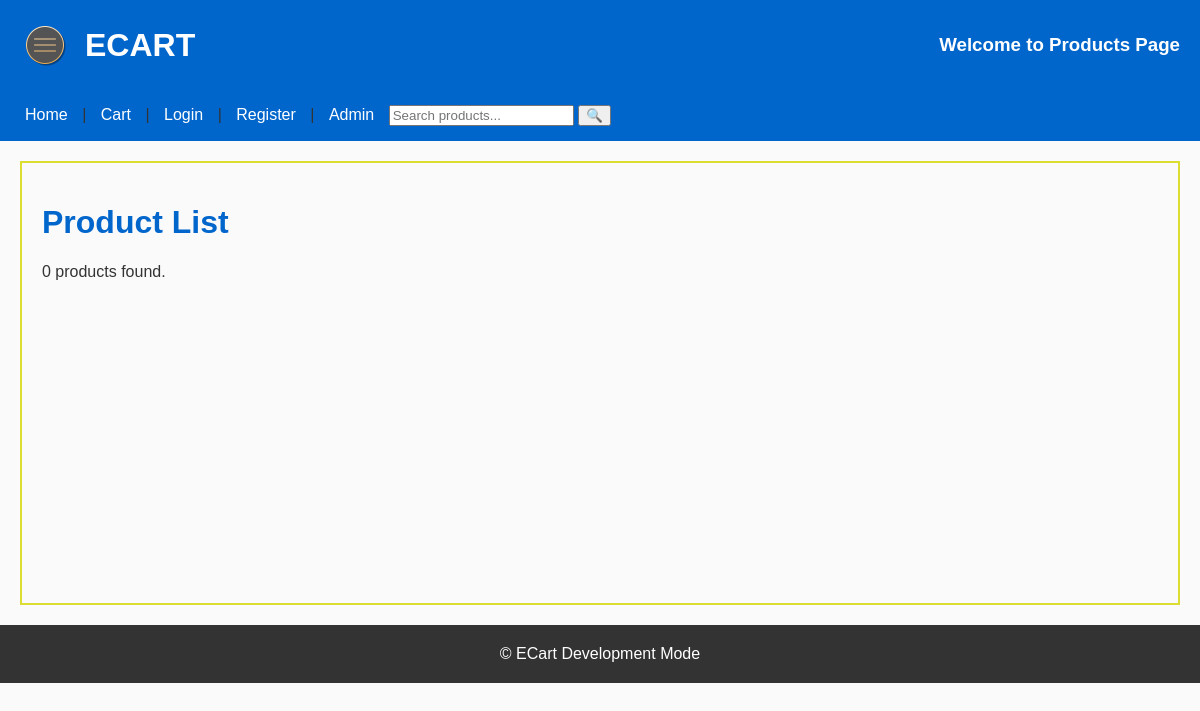
The page /products/products_list/ on the database as committed earlier.
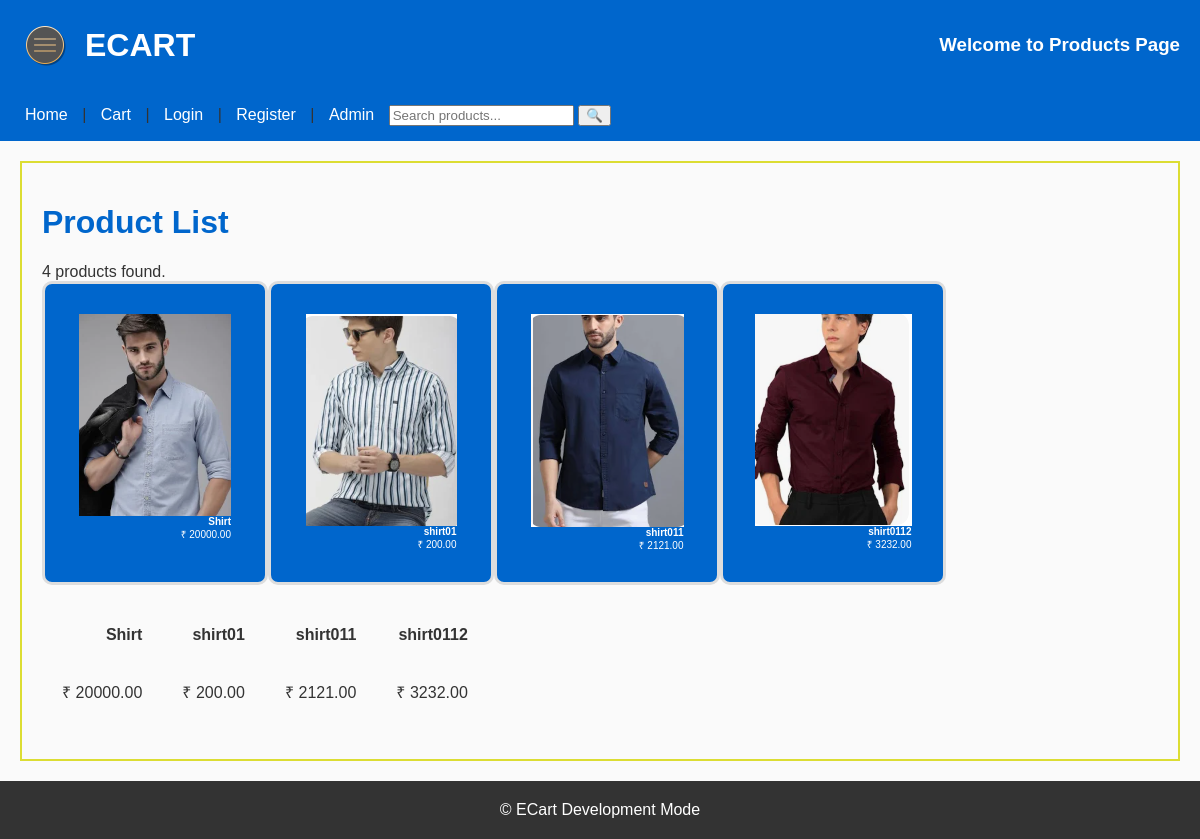
The same page on the database as committed later.
### products/models.py (models this page shows, shortened)
class ProductAll(models.Model):
    product_name = models.CharField(max_length=100)
    product_price = models.DecimalField(max_digits=10, decimal_places=2)
    stock = models.PositiveIntegerField(default=0)
    description = models.TextField(blank=True)
    image = models.ImageField(upload_to='products/', blank=True, null=True)
    image_url = models.URLField(max_length=500, blank=True, null=True)  # For external URLs
    is_active = models.BooleanField(default=True)
    def get_image_url(self):
        if self.image:
            return self.image.url
        elif self.image_url:
            return self.image_url
        return None

### products/views.py (the view)
# urls.py: path('products_list/', views.show_products, name='products_list'),
def show_products(request):
    productall_list= ProductAll.objects.filter(is_active=True)
    print(productall_list.count())
    return render(request, 'products/index.html', {'productlist': productall_list})

### products/templates/products/index.html
{% extends "base.html" %}
{% load static %}
    {% block extra_css %}
    <link rel="stylesheet" href="{% static 'ecart/css/style.css' %}" />
    {% endblock %}
{% block headertitle %} Products
{% endblock %}
{% block content %}
<h1>Product List</h1>
{{ productlist.count }} products found.
<div class="new" style="display: flex; flex-direction: row;">
{% for product in productlist %}
<div class="card-home" >
    <div class="card-details">
        <img src="{{ product.get_image_url }}" alt="">
        <h4>{{ product.product_name }}</h4>
        <p>₹ {{ product.product_price }}</p>
    </div>
    </div>
{% endfor %}
</div>
<div class="new" style="display: flex; flex-direction: row;">
{% for product1 in productlist %}
    <div class="card-details">
        <h4>{{ product1.product_name }}</h4>
        <p>₹ {{ product1.product_price }}</p>
    </div>
{% endfor %}
</div>
{% endblock %}

### templates/base.html (shortened to what this page needs)
{% load static %}
<!DOCTYPE html>
<html lang="en">
  <head>
    <link rel="stylesheet" href="{% static 'css/base.css' %}" />
    {% block extra_css %}{% endblock %}
  </head>
  <body>
    <div class="header">
     <div class="left-title">
      <img class="logo-img" src="{% static 'images/logo.png' %}" alt="ECart Logo">
      <h1>ECART</h1>
     </div>
      <h3>Welcome to {% block headertitle %}{% endblock %} Page</h3>
    </div>
    <nav>
      <a href="{% url 'ecart:home' %}">Home</a> |
      <a href="{% url 'ecart:view_cart' %}">Cart</a> |
      {% if user.is_authenticated %} <a href="{% url 'ecart:profile' %}">Profile</a> |
      <a href="{% url 'ecart:logout' %}" style="color: #ffcccc">Logout</a>
      {% else %}
      <a href="{% url 'ecart:login' %}">Login</a> |
      <a href="{% url 'ecart:register' %}">Register</a>
      {% endif %} | <a href="/admin/">Admin</a>
      <form
        action="{% url 'ecart:search' %}"
        method="get"
        style="display: inline"
      >
        <input type="text" name="q" placeholder="Search products..." required />
        <button type="submit">🔍</button>
      </form>
    </nav>
    <main>{% block content %} {% endblock %}</main>
    <footer>
      <p>© ECart Development Mode</p>
    </footer>
  </body>
</html>

### static/css/base.css (style rules this page uses)
body { font-family: Arial, sans-serif; background: #fafafa !important; color: #333; margin: 0; padding: 0; }
h1 { color: #0066cc !important; font-size: 2rem; }
nav { margin-top: 0px !important; background: #0066cc !important; padding: 15px !important; }
nav a { color: white !important; text-decoration: none; padding: 5px 10px; }
main { margin: 20px; border: 2px solid #dcdd33 !important; min-height: 400px; padding: 20px !important; }
footer { background: #333 !important; color: white !important; padding: 20px !important; margin-top: 20px; text-align: center; }
footer p { color: white !important; margin: 0; }
.header { display: flex !important; align-items: center !important; justify-content: space-between !important; background-color: #0066cc !important; padding: 20px !important; }
.header h1, .header h3 { color: white !important; margin: 0px !important; padding: 0px !important; }
.header .left-title { display: flex !important; align-items: center !important; }
.header .left-title img.logo-img { height: 50px !important; width: 50px !important; margin-right: 15px !important; }

### ecart/static/ecart/css/style.css (style rules this page uses)
.card-home { border:3px solid #ddd; padding:10px; width:200px; background-color: #0066cc !important; display: flex; flex-direction: column; gap: 5px; align-items: center; border-radius: 10px !important; }
.card-details { display: flex; flex-direction: column; align-items: flex-end; padding: 20px; }
.card-home h4, .card-home a, .card-home p { color: white !important; margin: 0; padding: 0; font-size: 10px; }

Rows that differ between the two databases and show on the page:
added ProductAll: get_image_url (picture), product_name "Shirt", product_price "20000.00"
added ProductAll: get_image_url (picture), product_name "shirt01", product_price "200.00"
added ProductAll: get_image_url (picture), product_name "shirt011", product_price "2121.00"
added ProductAll: get_image_url (picture), product_name "shirt0112", product_price "3232.00"
Other text that changed with them:
{{ productlist.count }}: "0" → "4"
